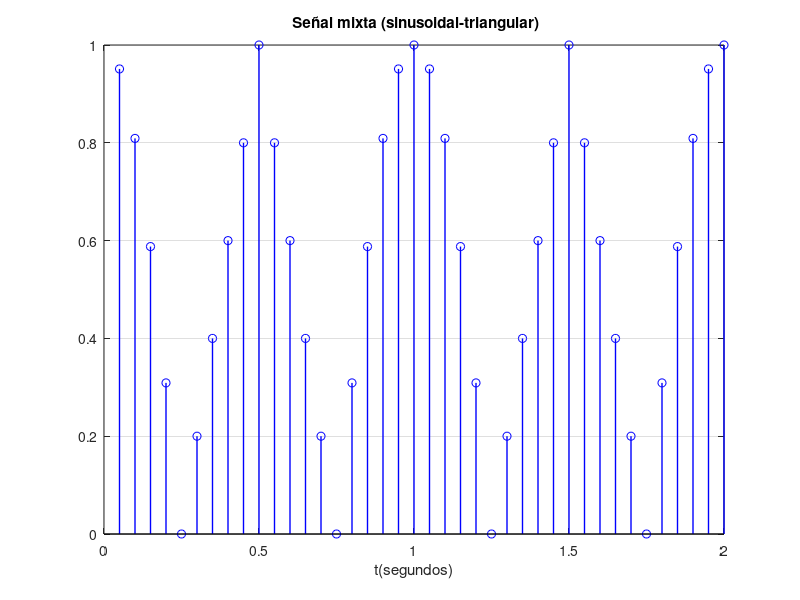

MATLAB code for this plot: (Note: this script raises an error after producing the figure.)
%% PRÁCTICA 6.17. DFT de señales mixtas

clc;clear all;close all;
Fo = 1;
Fmax=1;
Fs=20*Fmax;
duracion=2;
Ts= 1/ Fs;
n = Ts:Ts:duracion;
% Generación de la señal
y1=sawtooth(2*pi*Fo*n,0.5);
for i=1:length(y1)
    if y1(i)<0
        y1(i)=0;
    end
end    
y2=cos(2*pi*Fo*n);
for i=1:length(y2)
    if y2(i)<0
        y2(i)=0;
    end
end
y_mixta=y1+y2;
xn=y_mixta;
% Grafica en el dominio del tiempo:
stem(n, xn,'b', 'linewidth',1)
title(' Señal mixta (sinusoidal-triangular)')
xlabel('t(segundos)')
grid on	
 %% DOMINIO DE LA FRECUENCIA:
Xk = dft_vectorial(xn);
Espectro_amplitudes= abs(Xk);
Espectro_amplitudes_normalizado = Espectro_amplitudes/max(Espectro_amplitudes);
% Grafica de la DFT normalizada:
% Eje de frecuencias:
f=linspace(0,Fs, length(xn)); 
figure
stem(f,Espectro_amplitudes_normalizado)
title('Espectro de amplitudes normalizado')
xlabel('f(Hz)')
%Visualización de la DFT normalizada solo hasta Fs/2:
figure
stem(f,Espectro_amplitudes_normalizado)
axis([0 Fs/2 0 max(Espectro_amplitudes_normalizado)])
title('Espectro de amplitudes normalizado - desde cero hasta Fs/2')
xlabel('f(Hz)')
grid minor
